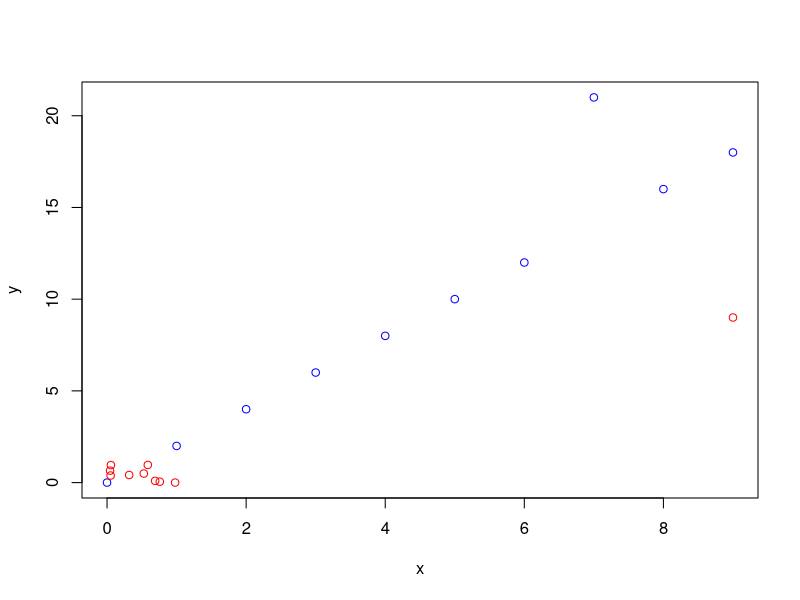
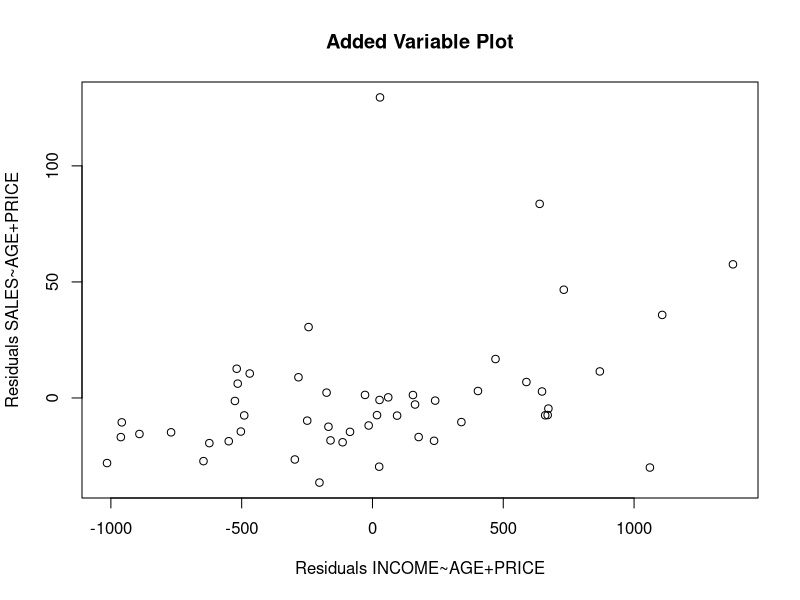
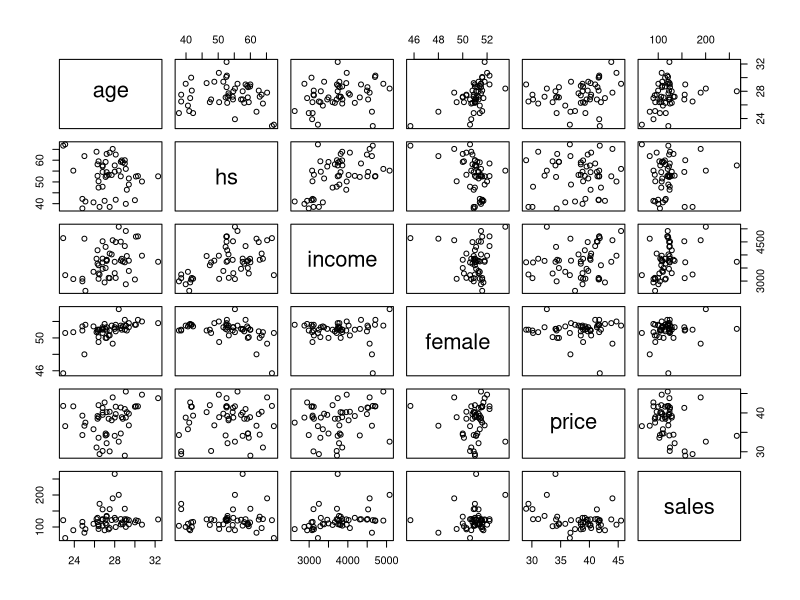
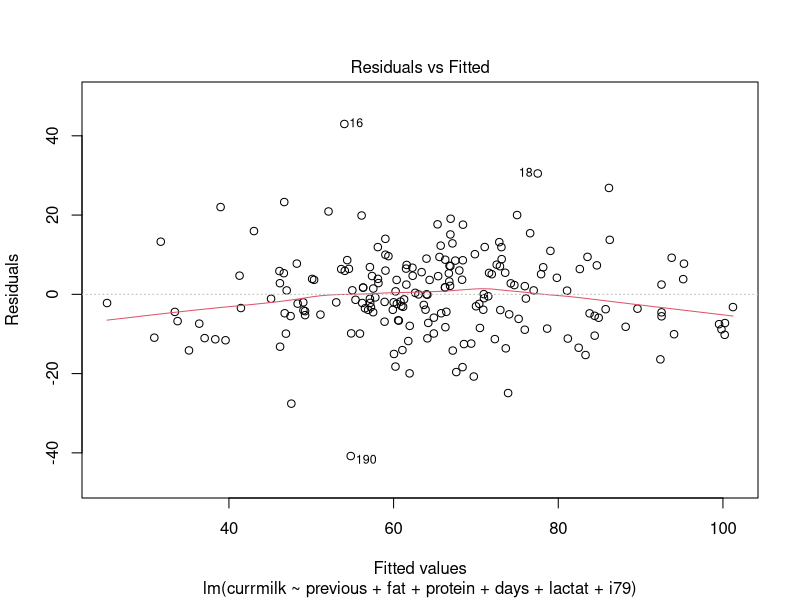
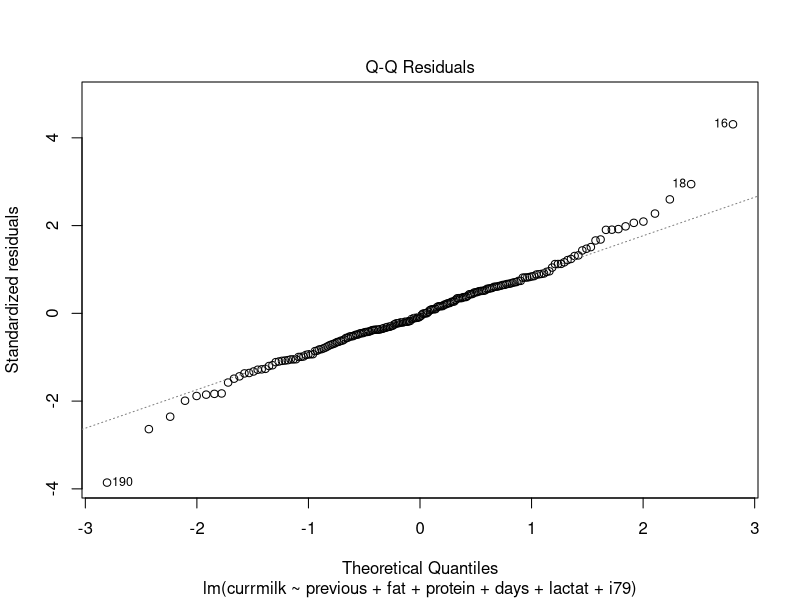
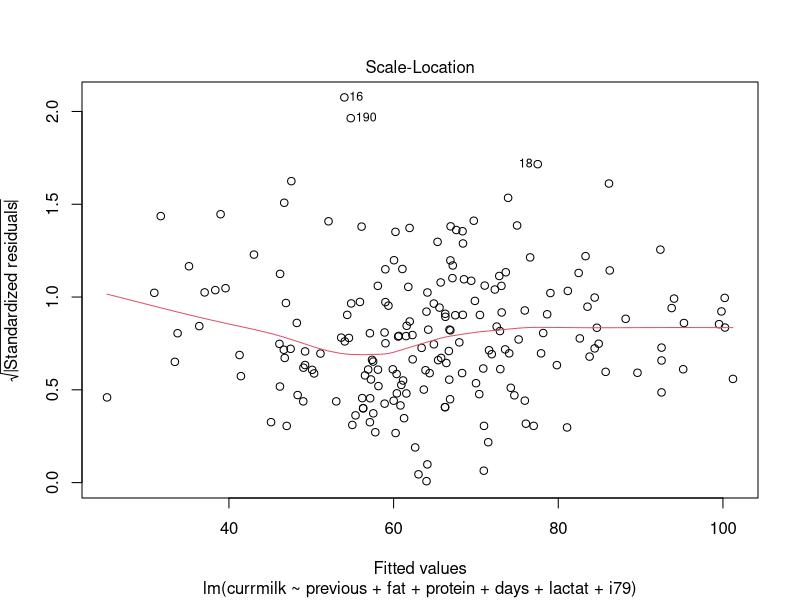
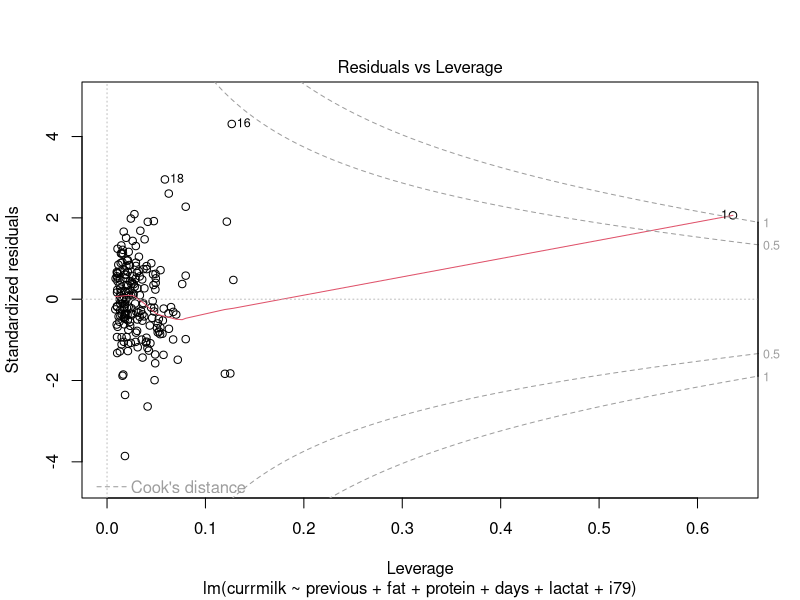
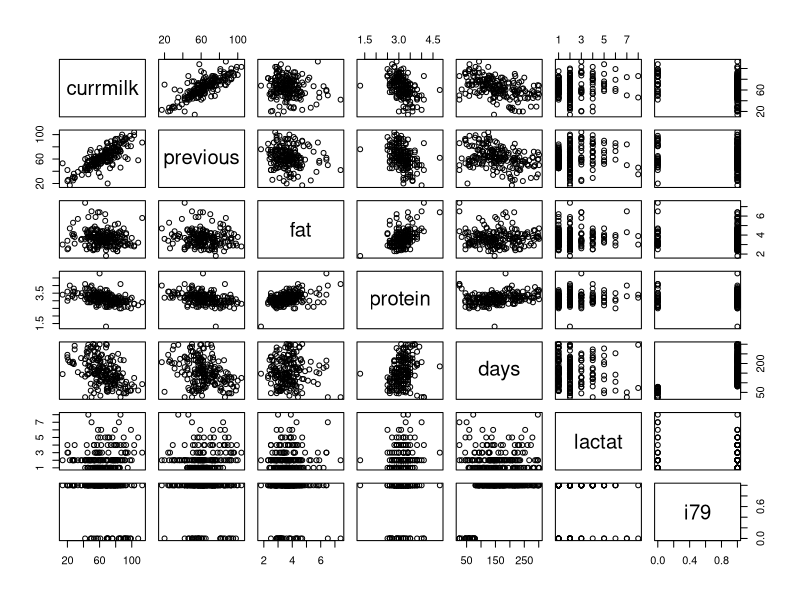

The R source for these figures, in order:
## ---- chunk 1
knitr::opts_chunk$set(echo = TRUE, warning=FALSE, message=FALSE)
## ---- chunk 2
library(tidyverse)
library(magrittr)

x1 = seq(0,9,1)
y1 = 2*x1 
y1[8] = 3*x1[8]

x2 = runif(10)
y2 = runif(10)
x2[10] = 9
y2[10] = 9


plot(x1,y1,col='blue',xlab='x',ylab='y')
points(x2,y2,col='red')

# Example 1, outlier:
summary(lm(y1~x1))$r.squared

# Example 1, no outlier:
summary(lm(y1[-8]~x1[-8]))$r.squared

# Example 2, outlier:
summary(lm(y2~x2))$r.squared

# Example 2, no outlier:
summary(lm(y2[-10]~x2[-10]))$r.squared
## ---- chunk 3
library(broom)
dat = read.csv('../../data/exams.csv')

# a
mod1 = lm(F~P1, data=dat)
mod2 = lm(F~P2, data=dat)
mod3 = lm(F~P1+P2, data=dat)

# b
# since both models have the same number of variables we can just use R-squared 
summary(mod1)$r.squared
summary(mod2)$r.squared # winner

# c
# Now we need to compare across model sizes, adjusted R^2 or AIC (=Mallow's Cp) works here
mod1 %>% glance # Adj R2 .792, AIC 138
mod2 %>% glance # Adj R2 .853, AIC 130
mod3 %>% glance # Adj R2 .874, AIC 128, winner

## ---- chunk 4
dat = read.csv('../../data/cigarettes.csv')

# a
# H0: beta_FEMALE = 0, HA: beta_FEMALE =/= 0, alpha=.05
# we can test this hypothesis using a t-test on just the FEMALE coefficient
mod.full = lm(sales~., data=dat%>%select(-state))
mod.full %>% summary

# t-stat is ~.21 and p-value is .838, fail to reject H0

# b
# As with 3.3 compare across model sizes, adjusted R^2 works here
mod.reduced = lm(sales~ age+income+price, data=dat)

summary(mod.full)$adj.r.squared
summary(mod.reduced)$adj.r.squared # winner

# c
confint(mod.reduced, level=.95) # use preferred model for cofidence interval

# d 
# now report R-squared
summary(mod.reduced)$r.squared

# e
mod.no.income = lm(sales~age+price, data=dat)
mod.income = lm(income~age+price, data=dat)

resids.x = resid(mod.income)
resids.y = resid(mod.no.income)
plot(resids.x,resids.y,
     xlab='Residuals INCOME~AGE+PRICE',
     ylab='Residuals SALES~AGE+PRICE',
     main='Added Variable Plot' )

# f
summary(mod.no.income)$r.squared

# g
cor(dat%>%select(-state))
pairs(dat%>%select(-state))

# h
# no obvious disagreements

## ---- chunk 5
dat = read.csv('../../data/milk_production.csv')

mod = lm(currmilk~previous+fat+protein+days+lactat+i79, data=dat)

# linearity, normality, heteroskedasticity all look OK, but a few outliers
plot(mod)

dat.no.outs = dat[-c(1,16),] # based on Cook's D let's cut 1 and 16

# we have a few ways of checking for collinearity:
car::vif(mod)
cor(dat.no.outs)
pairs(dat.no.outs)

# DAYS and I79 seem to have some correlation, but it doesn't seem to be too problematic
